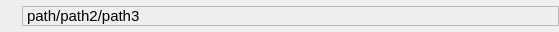
<?xml version="1.0" encoding="UTF-8"?>
<ui version="4.0">
 <class>wdg_breadcrumbs</class>
 <widget class="QWidget" name="wdg_breadcrumbs">
  <property name="geometry">
   <rect>
    <x>0</x>
    <y>0</y>
    <width>559</width>
    <height>32</height>
   </rect>
  </property>
  <property name="maximumSize">
   <size>
    <width>16777215</width>
    <height>32</height>
   </size>
  </property>
  <property name="windowTitle">
   <string>Form</string>
  </property>
  <layout class="QHBoxLayout" name="horizontalLayout_2">
   <property name="spacing">
    <number>1</number>
   </property>
   <property name="margin">
    <number>0</number>
   </property>
   <item>
    <layout class="QHBoxLayout" name="horizontalLayout">
     <property name="spacing">
      <number>0</number>
     </property>
     <item>
      <widget class="QPushButton" name="btnPrev">
       <property name="sizePolicy">
        <sizepolicy hsizetype="Fixed" vsizetype="Fixed">
         <horstretch>0</horstretch>
         <verstretch>0</verstretch>
        </sizepolicy>
       </property>
       <property name="maximumSize">
        <size>
         <width>22</width>
         <height>28</height>
        </size>
       </property>
       <property name="styleSheet">
        <string notr="true"/>
       </property>
       <property name="text">
        <string/>
       </property>
       <property name="icon">
        <iconset resource="../resources/RealityUI.qrc">
         <normaloff>:/images/leftArrow.png</normaloff>:/images/leftArrow.png</iconset>
       </property>
       <property name="iconSize">
        <size>
         <width>22</width>
         <height>22</height>
        </size>
       </property>
       <property name="flat">
        <bool>true</bool>
       </property>
       <property name="class" stdset="0">
        <string>BreadcrumbBtn</string>
       </property>
      </widget>
     </item>
     <item>
      <widget class="QLabel" name="trail">
       <property name="maximumSize">
        <size>
         <width>16777215</width>
         <height>20</height>
        </size>
       </property>
       <property name="font">
        <font>
         <pointsize>11</pointsize>
         <weight>50</weight>
         <italic>false</italic>
         <bold>false</bold>
        </font>
       </property>
       <property name="frameShape">
        <enum>QFrame::StyledPanel</enum>
       </property>
       <property name="text">
        <string>path/path2/path3</string>
       </property>
      </widget>
     </item>
    </layout>
   </item>
  </layout>
 </widget>
 <resources>
  <include location="../resources/RealityUI.qrc"/>
 </resources>
 <connections/>
</ui>
